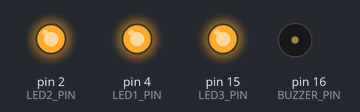
Recording of a sketch running on a simulated Arduino Uno, built with avr-gcc and run on an emulated ATmega328P. Shown: output pins drawn as LEDs (lit = HIGH), buzzer (waves = sounding).

Above: at 1.0 s.
At 1.4 s:
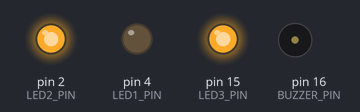
At 1.6 s:
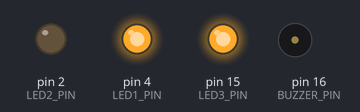
At 1.8 s:
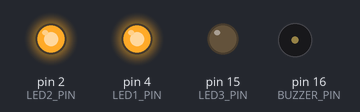
At 2.1 s:
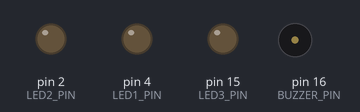
At 4.9 s:
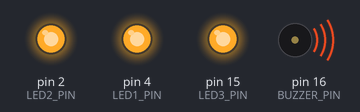
Timing chart, 0 to 5.5 s (numbered marks = the images above):
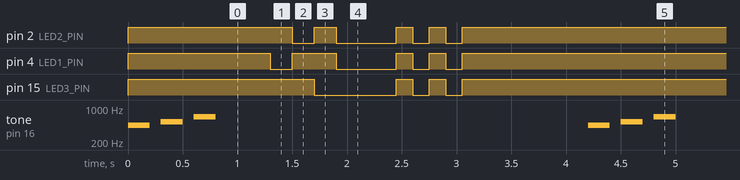

The sketch:

proton2lightbuzzershow.ino
```cpp
#define BUZZER_PIN 16
#define LED1_PIN 4
#define LED2_PIN 2
#define LED3_PIN 15

void setup() {
  pinMode(LED1_PIN, OUTPUT);
  pinMode(LED2_PIN, OUTPUT);
  pinMode(LED3_PIN, OUTPUT);
  digitalWrite(LED1_PIN, HIGH);
  digitalWrite(LED2_PIN, HIGH);
  digitalWrite(LED3_PIN, HIGH);
}

void loop() {
  // 3 Töne kurz hintereinander
  tone(BUZZER_PIN, 440); // A4
  delay(200);
  noTone(BUZZER_PIN);
  delay(100);

  tone(BUZZER_PIN, 523); // C5
  delay(200);
  noTone(BUZZER_PIN);
  delay(100);

  tone(BUZZER_PIN, 659); // E5
  delay(200);
  noTone(BUZZER_PIN);

  delay(500); // kurze Pause zwischen Ton- und LED-Sequenz

  // LED1 ein
  digitalWrite(LED1_PIN, LOW);
  delay(200);
  digitalWrite(LED1_PIN, HIGH);

  // LED2 ein
  digitalWrite(LED2_PIN, LOW);
  delay(200);
  digitalWrite(LED2_PIN, HIGH);

  // LED3 ein
  digitalWrite(LED3_PIN, LOW);
  delay(200);
  digitalWrite(LED3_PIN, HIGH);

  // Alle zusammen ein
  digitalWrite(LED1_PIN, LOW);
  digitalWrite(LED2_PIN, LOW);
  digitalWrite(LED3_PIN, LOW);
  delay(400);
  digitalWrite(LED1_PIN, HIGH);
  digitalWrite(LED2_PIN, HIGH);
  digitalWrite(LED3_PIN, HIGH);

  // Blinken alle gleichzeitig
  for (int i = 0; i < 3; i++) {
    digitalWrite(LED1_PIN, LOW);
    digitalWrite(LED2_PIN, LOW);
    digitalWrite(LED3_PIN, LOW);
    delay(150);
    digitalWrite(LED1_PIN, HIGH);
    digitalWrite(LED2_PIN, HIGH);
    digitalWrite(LED3_PIN, HIGH);
    delay(150);
  }

  delay(1000); // 1 Sekunde Pause vor Wiederholung
}
```

Measured:
- by itself, pin 2 (LED2_PIN): repeats every 4.2 s: HIGH 0.20 s, LOW 0.55 s, 2 × (HIGH 0.15 s, LOW 0.15 s), HIGH 2.7 s, LOW 0.20 s
- by itself, pin 4 (LED1_PIN): repeats every 4.2 s: HIGH 0.40 s, LOW 0.55 s, 2 × (HIGH 0.15 s, LOW 0.15 s), HIGH 2.5 s, LOW 0.20 s
- by itself, pin 15 (LED3_PIN): repeats every 4.2 s: 2 × (HIGH 0.15 s, LOW 0.15 s), HIGH 2.9 s, LOW 0.75 s
- by itself, tone on pin 16 (BUZZER_PIN): repeats every 4.2 s: silent 0.10 s, 523 Hz 0.20 s, silent 0.10 s, 659 Hz 0.20 s, silent 3.4 s, 440 Hz 0.20 s
